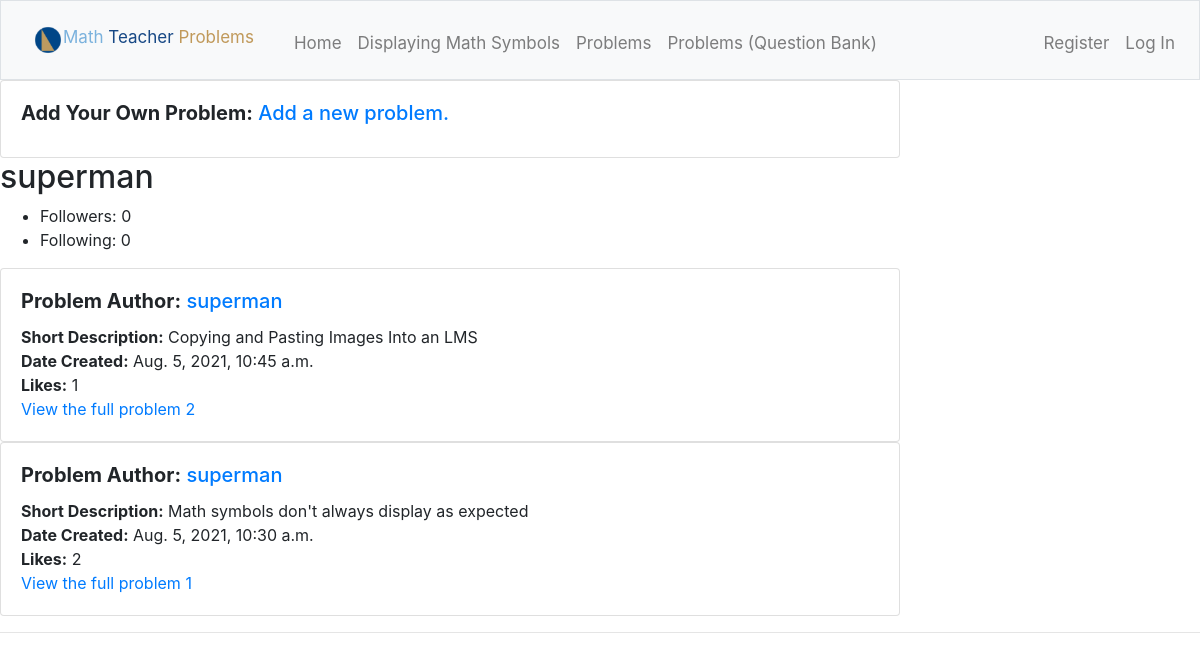
/user/superman, run on the app's committed database.
### posts/models.py (models this page shows, shortened)
class User(AbstractUser):
    following = models.ManyToManyField("User", related_name="followers")
    likes = models.ManyToManyField("Problem", related_name="likes")

class Problem(models.Model):
    author = models.ForeignKey("User", on_delete=models.CASCADE, related_name="problems")
    short_description = models.CharField(max_length=255)
    long_description = RichTextUploadingField(blank=True, null=True)
    image_url = models.URLField(blank=True, null=True)
    video_example_url=models.URLField(blank=True, null=True)
    potential_solution = RichTextUploadingField(blank=True, null=True)
    solution_video_example_url = models.URLField(blank=True, null=True)
    takeaway = RichTextUploadingField(blank=True, null=True)
    timestamp = models.DateTimeField(auto_now_add=True)
    archived = models.BooleanField(default=False)

### posts/views.py (the view)
# urls.py: path("user/<str:username>", views.user, name="user"),
def user(request, username):
    try:
        user = User.objects.get(username=username)
    except User.DoesNotExist:
        raise Http404("User does not exist.")
    problems = Problem.objects.filter(author=user).order_by("-timestamp").all()
    return show_problems(user.username, request, problems, profile=user)

### posts/views.py (called while the page is built)
def show_problems(title, request, problems, profile=None):
    print("mark 11: I am inside of the show_problems function")
    page_index = request.GET.get("page", 1)
    paginator = Paginator(problems, 10)
    page = paginator.page(page_index)
    return render(request, "posts/problems2.html", {
        "title": title,
        "page": page,
        "profile": profile,
    })

### posts/templates/posts/problems2.html (shortened to what this page needs)
{% extends "posts/layout.html" %}
{% load static %}
{% block body %}
<div class="card w-75">
    <div class="card-body">
        <h5 class="card-title"><b>Add Your Own Problem:</b>
            <a href="{% url 'add_problem' %}">
                Add a new problem.
             </a>
        </h5>
    </div>
</div>
    <h2>{{ title }}</h2>
    {% if profile %}
        <ul>
            <li>Followers: {{ profile.followers.count }}</li>
            <li>Following: {{ profile.following.count }}</li>
        </ul>
    {% endif %}
    {% for problem in page.object_list %}
        <div class="card w-75">
            <div class="card-body">
                <h5 class="card-title"><b>Problem Author:</b>
                    <a href="{% url 'user' problem.author.username %}">
                        {{ problem.author.username }}
                    </a>
                </h5>
                <div data-post="{{ problem.id }}" class="problem-content"><b>Short Description:</b> {{ problem.short_description }}</div>
                <div class="info"><b>Date Created:</b> {{ problem.timestamp }}</div>
                <div class="info">
                    <span class="like-count" data-post="{{ problem.id }}"><b>Likes:</b> {{ problem.likes.count }}</span>
                </div>
                <div>
                    <a href="{% url 'problem' problem.id %}">View the full problem
                        {{ problem.id }}
                    </a>
                </div>
            </div>
        </div>
    {% endfor %}
    <hr>
{% endblock %}

### data on the page
User: username "superman", followers.count "0", following.count "0"
Problem: author.username "superman", short_description "Copying and Pasting Images Into an LMS", timestamp "Aug. 5, 2021, 10:45 a.m.", likes.count "1", id "2"
Problem: author.username "superman", short_description "Math symbols don't always display as expected", timestamp "Aug. 5, 2021, 10:30 a.m.", likes.count "2", id "1"
